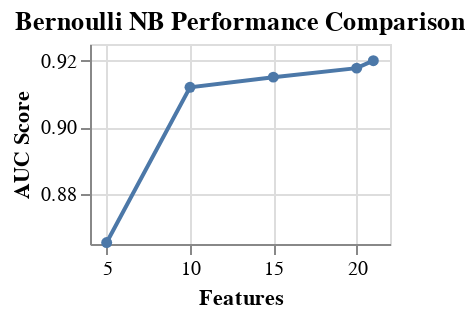

Notebook code for this chart:
### Code cell
plot_GS_b_NB(results_b_NB)

### Figure 1 — Vega-Lite specification as saved in the notebook (floating-point values rounded to 4 significant figures)
{"$schema": "https://vega.github.io/schema/vega-lite/v2.6.0.json", "config": {"view": {"height": 300, "width": 400}}, "data": {"name": "data-59c74e79a09026cf74f1d7e06927553d"}, "datasets": {"data-59c74e79a09026cf74f1d7e06927553d": [{"fselector__k": 21, "max_score": 0.9863, "mean_score": 0.92, "min_score": 0.8627, "std_score": 0.04411}, {"fselector__k": 20, "max_score": 0.9863, "mean_score": 0.9178, "min_score": 0.8627, "std_score": 0.04534}, {"fselector__k": 15, "max_score": 0.9794, "mean_score": 0.9151, "min_score": 0.8535, "std_score": 0.04412}, {"fselector__k": 10, "max_score": 0.9737, "mean_score": 0.912, "min_score": 0.8398, "std_score": 0.04374}, {"fselector__k": 5, "max_score": 0.9474, "mean_score": 0.8654, "min_score": 0.7792, "std_score": 0.05336}]}, "encoding": {"x": {"field": "fselector__k", "title": "Features", "type": "quantitative"}, "y": {"field": "mean_score", "scale": {"zero": false}, "title": "AUC Score", "type": "quantitative"}}, "height": 100, "mark": {"point": true, "type": "line"}, "title": "Bernoulli NB Performance Comparison", "width": 150}
